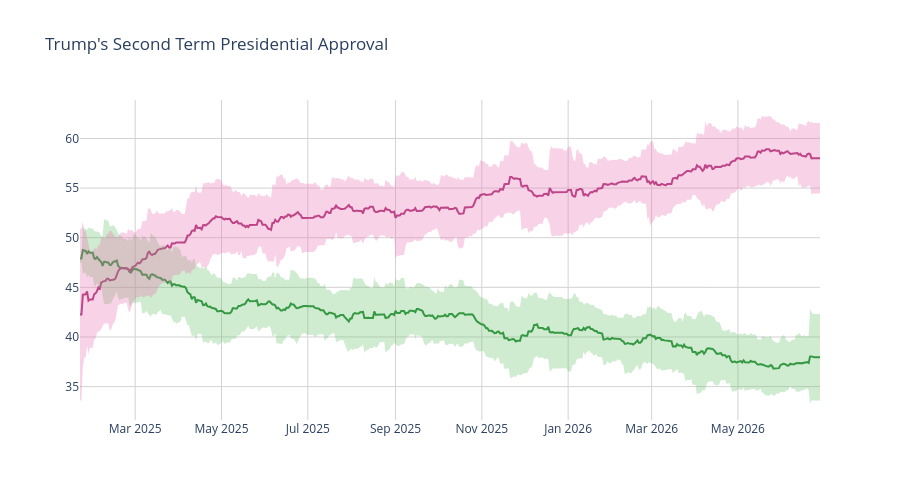

Source (notebook cell):
### Code cell
disappr_ci_hex = "#e86eaf"
appr_ci_hex = "#60be65"
disappr_ci_rgba = "rgba(232, 110, 175, 0.3)"
appr_ci_rgba = "rgba(96, 190, 101, 0.3)"
grid_col = "#d4d2d2"


# Approve
fig = go.Figure(go.Scatter(
    x=pres['end_date'],
    y=pres['approve'],
    hovertemplate="%{y:.2f}%",
    name="<b>Approve</b>",
    line=dict(color="#228833"),
    showlegend=False
))

# Disapprove
fig.add_trace(go.Scatter(
    x=pres['end_date'],
    y=pres['disapprove'],
    hovertemplate="%{y:.2f}%",
    name="<b>Disapprove</b>",
    line=dict(color="#aa3377"),
    showlegend=False
    )
)

# Approve CI
fig.add_traces([

    # Upper bound
    go.Scatter(
        x=pres['end_date'],
        y=pres['approve_upper_ci'],
        marker=dict(color=appr_ci_hex),
        line=dict(width=0),
        mode='lines',
        showlegend=False,
        hoverinfo="skip"
    ),

    # Lower bound
    go.Scatter(
        x=pres['end_date'],
        y=pres['approve_lower_ci'],
        marker=dict(color=appr_ci_hex),
        line=dict(width=0),
        mode='lines',
        fillcolor=appr_ci_rgba,
        fill="tonexty",
        showlegend=False,
        hoverinfo="skip"
    )
])

# Disapprove CI
fig.add_traces([

    # Upper bound
    go.Scatter(
        x=pres['end_date'],
        y=pres['disapprove_upper_ci'],
        marker=dict(color=disappr_ci_hex),
        line=dict(width=0),
        mode='lines',
        showlegend=False,
        hoverinfo="skip"
    ),

    # Lower bound
    go.Scatter(
        x=pres['end_date'],
        y=pres['disapprove_lower_ci'],
        marker=dict(color=disappr_ci_hex),
        line=dict(width=0),
        mode='lines',
        fillcolor=disappr_ci_rgba,
        fill="tonexty",
        showlegend=False,
        hoverinfo="skip"
    )
])

fig.update_layout(
    title=dict(text="Trump's Second Term Presidential Approval"),
    hovermode="x"
)

fig.update_xaxes(gridcolor=grid_col)
fig.update_yaxes(gridcolor=grid_col)

fig.update_layout(hovermode="x", hoverlabel_align="right", plot_bgcolor="rgba(0, 0, 0, 0)", height=500)
fig.show()

### Figure 1 — Plotly figure (JSON) as saved in the notebook; plotly's stock layout.template omitted (floating-point values rounded to 4 significant figures; data arrays with more than 128 entries replaced by an {"elided": "..."} marker saying what was removed)
{"data": [{"hovertemplate": "%{y:.2f}%", "line": {"color": "#228833"}, "name": "<b>Approve</b>", "showlegend": false, "type": "scatter", "x": {"elided": "524 str values"}, "y": {"elided": "524 float values"}}, {"hovertemplate": "%{y:.2f}%", "line": {"color": "#aa3377"}, "name": "<b>Disapprove</b>", "showlegend": false, "type": "scatter", "x": {"elided": "524 str values"}, "y": {"elided": "524 float values"}}, {"hoverinfo": "skip", "line": {"width": 0}, "marker": {"color": "#60be65"}, "mode": "lines", "showlegend": false, "type": "scatter", "x": {"elided": "524 str values"}, "y": {"elided": "524 float values"}}, {"fill": "tonexty", "fillcolor": "rgba(96, 190, 101, 0.3)", "hoverinfo": "skip", "line": {"width": 0}, "marker": {"color": "#60be65"}, "mode": "lines", "showlegend": false, "type": "scatter", "x": {"elided": "524 str values"}, "y": {"elided": "524 float values"}}, {"hoverinfo": "skip", "line": {"width": 0}, "marker": {"color": "#e86eaf"}, "mode": "lines", "showlegend": false, "type": "scatter", "x": {"elided": "524 str values"}, "y": {"elided": "524 float values"}}, {"fill": "tonexty", "fillcolor": "rgba(232, 110, 175, 0.3)", "hoverinfo": "skip", "line": {"width": 0}, "marker": {"color": "#e86eaf"}, "mode": "lines", "showlegend": false, "type": "scatter", "x": {"elided": "524 str values"}, "y": {"elided": "524 float values"}}], "layout": {"height": 500, "hoverlabel": {"align": "right"}, "hovermode": "x", "plot_bgcolor": "rgba(0, 0, 0, 0)", "title": {"text": "Trump's Second Term Presidential Approval"}, "xaxis": {"gridcolor": "#d4d2d2"}, "yaxis": {"gridcolor": "#d4d2d2"}}}
